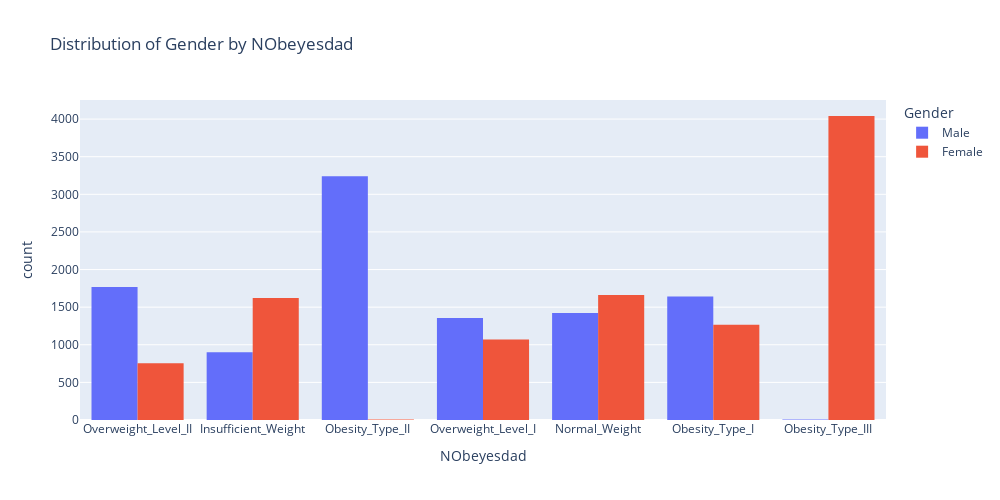

Write notebook code for a chart like this one.
### Code cell
px.histogram(df, x="NObeyesdad",color="Gender",barmode="group", height=500, width=1000, title="Distribution of Gender by NObeyesdad")

### Figure 1 — Plotly figure (JSON) as saved in the notebook; plotly's stock layout.template omitted (floating-point values rounded to 4 significant figures; data arrays with more than 128 entries replaced by an {"elided": "..."} marker saying what was removed)
{"data": [{"alignmentgroup": "True", "bingroup": "x", "hovertemplate": "Gender=Male<br>NObeyesdad=%{x}<br>count=%{y}<extra></extra>", "legendgroup": "Male", "marker": {"color": "#636efa", "pattern": {"shape": ""}}, "name": "Male", "offsetgroup": "Male", "orientation": "v", "showlegend": true, "type": "histogram", "x": {"elided": "10336 str values"}, "xaxis": "x", "yaxis": "y"}, {"alignmentgroup": "True", "bingroup": "x", "hovertemplate": "Gender=Female<br>NObeyesdad=%{x}<br>count=%{y}<extra></extra>", "legendgroup": "Female", "marker": {"color": "#EF553B", "pattern": {"shape": ""}}, "name": "Female", "offsetgroup": "Female", "orientation": "v", "showlegend": true, "type": "histogram", "x": {"elided": "10422 str values"}, "xaxis": "x", "yaxis": "y"}], "layout": {"barmode": "group", "height": 500, "legend": {"title": {"text": "Gender"}, "tracegroupgap": 0}, "title": {"text": "Distribution of Gender by NObeyesdad"}, "width": 1000, "xaxis": {"anchor": "y", "domain": [0, 1], "title": {"text": "NObeyesdad"}}, "yaxis": {"anchor": "x", "domain": [0, 1], "title": {"text": "count"}}}}
